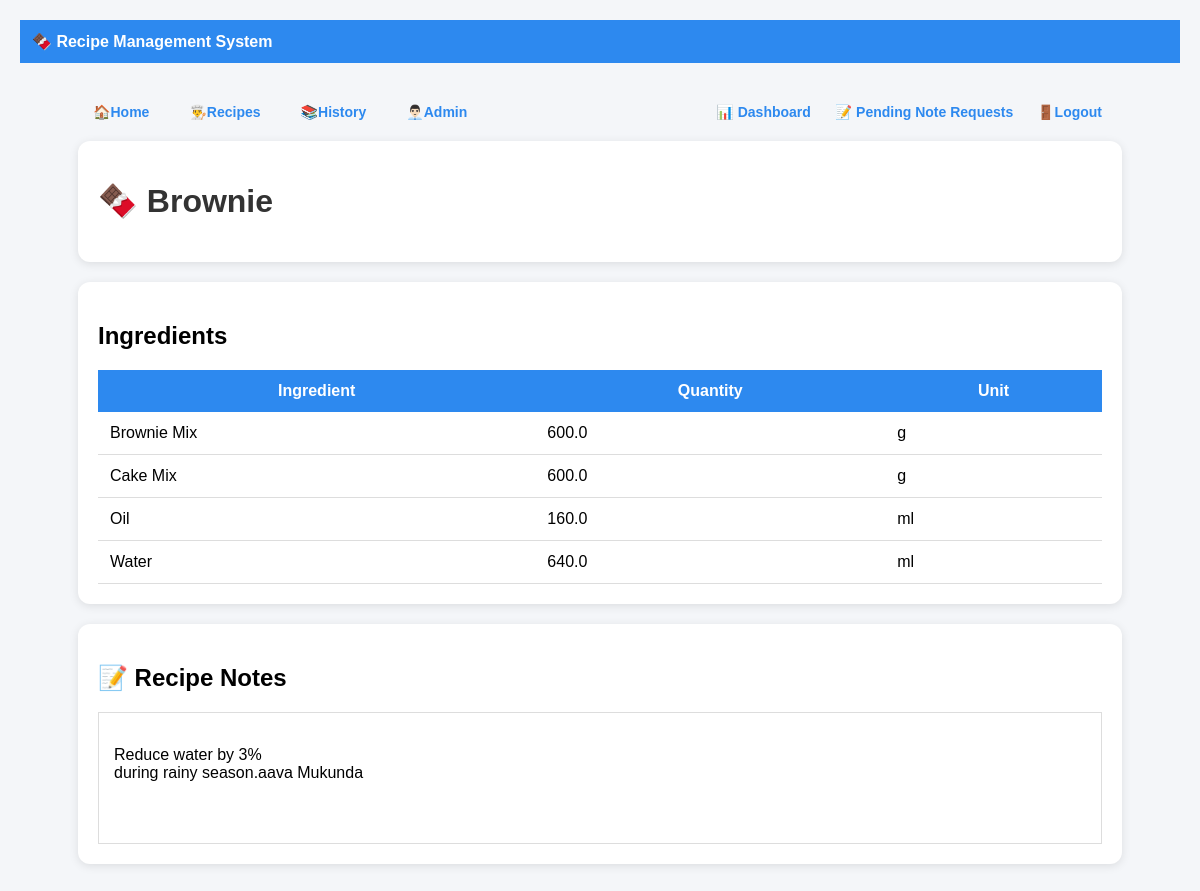
The app's page /recipe/1, older data.
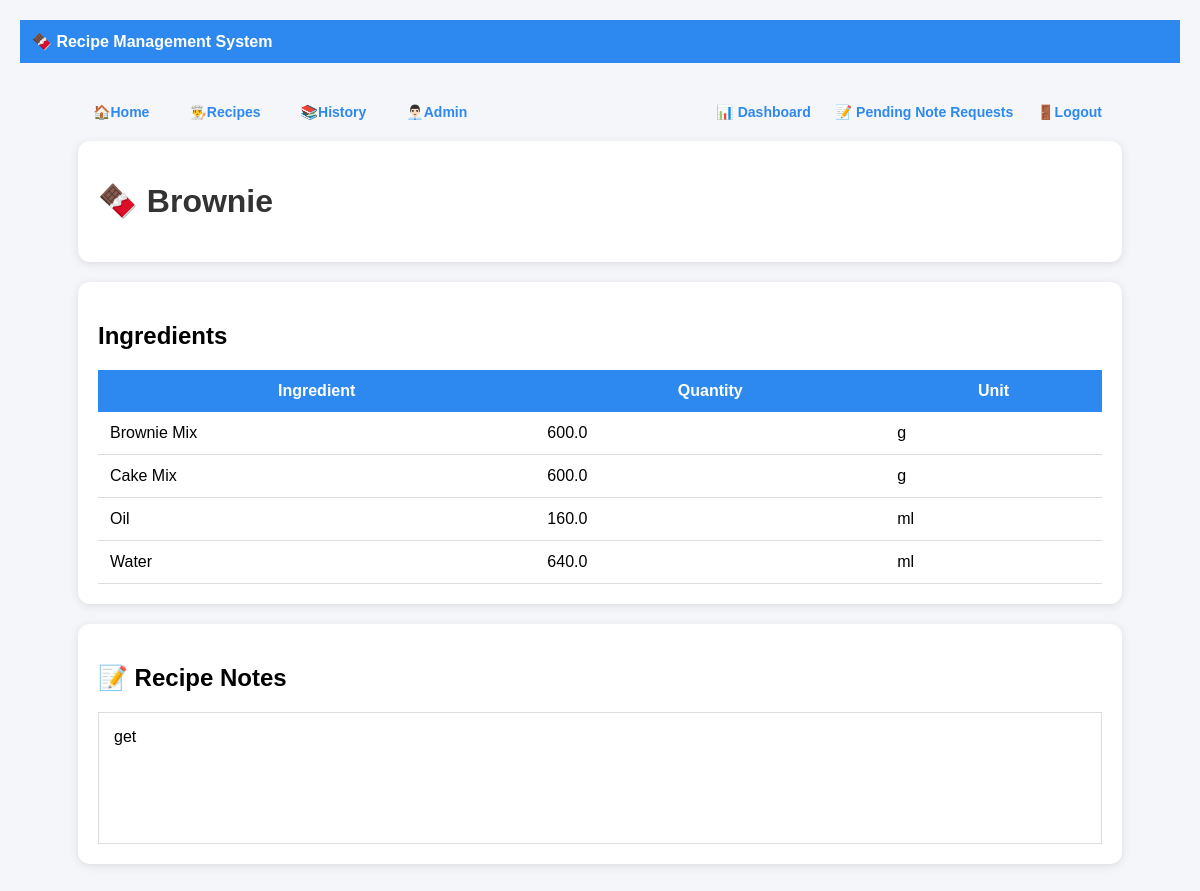
The same page, newer data.
### models.py (models this page shows)
class Recipe(Base):
    __tablename__ = "recipes"
    id = Column(Integer, primary_key=True)
    name = Column(String, unique=True)
    notes = Column(
        Text,
        nullable=True
    )
    ingredients = relationship(
        "Ingredient",
        back_populates="recipe",
        cascade="all, delete"
    )
    note_requests = relationship(
    "NoteRequest",
    back_populates="recipe"
)

### main.py (the view)
@app.get("/recipe/{recipe_id}",
         response_class=HTMLResponse)
def recipe_detail(
    request: Request,
    recipe_id: int
):
    db = SessionLocal()
    recipe = db.query(Recipe).filter(
        Recipe.id == recipe_id
    ).first()
    response = templates.TemplateResponse(
        request=request,
        name="recipe_detail.html",
        context={
            "recipe": recipe
        }
    )
    db.close()
    return response

### templates/recipe_detail.html
{% extends "base.html" %}
{% block content %}
<div class="card">
    <h1>
        🍫 {{ recipe.name }}
    </h1>
</div>
<div class="card">
    <h2>Ingredients</h2>
    <table>
        <tr>
            <th>Ingredient</th>
            <th>Quantity</th>
            <th>Unit</th>
        </tr>
        {% for ingredient in recipe.ingredients %}
        <tr>
            <td>
                {{ ingredient.name }}
            </td>
            <td>
                {{ ingredient.quantity }}
            </td>
            <td>
                {{ ingredient.unit }}
            </td>
        </tr>
        {% endfor %}
    </table>
</div>
<div class="card">
    <h2>
        📝 Recipe Notes
    </h2>
    <div style="
        border:1px solid #ddd;
        padding:15px;
        min-height:100px;
        white-space:pre-wrap;
    ">{{ recipe.notes or "No notes available" }}</div>
</div>
{% endblock %}

Row changes from the older to the newer data that the page shows:
changed Recipe "Brownie": notes "Reduce water by 3% during rainy season.aava Mukunda" → "get"
